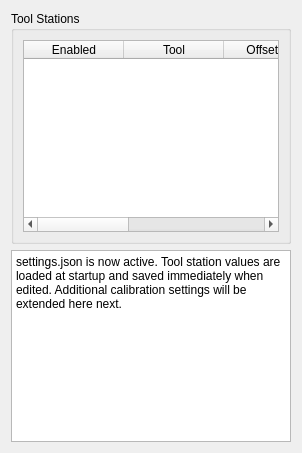
          <widget class="QWidget" name="toolSettingsTab">
           <attribute name="title">
            <string>Tools</string>
           </attribute>
           <layout class="QVBoxLayout" name="verticalLayout_12">
            <item>
             <widget class="QGroupBox" name="toolStationsGroup">
              <property name="title">
               <string>Tool Stations</string>
              </property>
              <layout class="QVBoxLayout" name="verticalLayout_5">
               <item>
                <widget class="QTableWidget" name="toolStationTable">
                 <property name="columnCount">
                  <number>5</number>
                 </property>
                 <column>
                  <property name="text">
                   <string>Enabled</string>
                  </property>
                 </column>
                 <column>
                  <property name="text">
                   <string>Tool</string>
                  </property>
                 </column>
                 <column>
                  <property name="text">
                   <string>Offset mm</string>
                  </property>
                 </column>
                 <column>
                  <property name="text">
                   <string>Width mm</string>
                  </property>
                 </column>
                 <column>
                  <property name="text">
                   <string>Timeout ms</string>
                  </property>
                 </column>
                </widget>
               </item>
              </layout>
             </widget>
            </item>
            <item>
             <widget class="QPlainTextEdit" name="settingsNotes">
              <property name="readOnly">
               <bool>true</bool>
              </property>
              <property name="plainText">
               <string>settings.json is now active. Tool station values are loaded at startup and saved immediately when edited. Additional calibration settings will be extended here next.</string>
              </property>
             </widget>
            </item>
           </layout>
          </widget>
